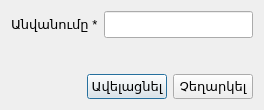
<?xml version="1.0" encoding="UTF-8"?>
<ui version="4.0">
 <class>addProductDlg</class>
 <widget class="QDialog" name="addProductDlg">
  <property name="geometry">
   <rect>
    <x>0</x>
    <y>0</y>
    <width>264</width>
    <height>110</height>
   </rect>
  </property>
  <property name="windowTitle">
   <string>Ավելացնել Ապրանքատեսակ</string>
  </property>
  <layout class="QGridLayout" name="gridLayout">
   <item row="0" column="0">
    <layout class="QHBoxLayout" name="horizontalLayout">
     <item>
      <widget class="QLabel" name="lblName">
       <property name="font">
        <font>
         <pointsize>10</pointsize>
        </font>
       </property>
       <property name="text">
        <string>Անվանումը *</string>
       </property>
       <property name="wordWrap">
        <bool>false</bool>
       </property>
      </widget>
     </item>
     <item>
      <widget class="QLineEdit" name="editName">
       <property name="font">
        <font>
         <family>MS Shell Dlg 2</family>
         <pointsize>12</pointsize>
         <weight>50</weight>
         <bold>false</bold>
        </font>
       </property>
       <property name="maxLength">
        <number>20</number>
       </property>
      </widget>
     </item>
    </layout>
   </item>
   <item row="1" column="0">
    <spacer name="verticalSpacer">
     <property name="orientation">
      <enum>Qt::Vertical</enum>
     </property>
     <property name="sizeHint" stdset="0">
      <size>
       <width>20</width>
       <height>71</height>
      </size>
     </property>
    </spacer>
   </item>
   <item row="2" column="0">
    <layout class="QHBoxLayout" name="horizontalLayout_7">
     <item>
      <spacer name="horizontalSpacer_4">
       <property name="orientation">
        <enum>Qt::Horizontal</enum>
       </property>
       <property name="sizeHint" stdset="0">
        <size>
         <width>40</width>
         <height>20</height>
        </size>
       </property>
      </spacer>
     </item>
     <item>
      <widget class="QPushButton" name="btnAddProduct">
       <property name="sizePolicy">
        <sizepolicy hsizetype="Fixed" vsizetype="Fixed">
         <horstretch>0</horstretch>
         <verstretch>0</verstretch>
        </sizepolicy>
       </property>
       <property name="font">
        <font>
         <pointsize>10</pointsize>
        </font>
       </property>
       <property name="text">
        <string>Ավելացնել</string>
       </property>
       <property name="icon">
        <iconset resource="farmmanager.qrc">
         <normaloff>:/FarmManager/Resources/plus.png</normaloff>:/FarmManager/Resources/plus.png</iconset>
       </property>
       <property name="default">
        <bool>true</bool>
       </property>
      </widget>
     </item>
     <item>
      <widget class="QPushButton" name="btnCancel">
       <property name="font">
        <font>
         <pointsize>10</pointsize>
        </font>
       </property>
       <property name="text">
        <string>Չեղարկել</string>
       </property>
      </widget>
     </item>
    </layout>
   </item>
  </layout>
 </widget>
 <resources>
  <include location="farmmanager.qrc"/>
 </resources>
 <connections>
  <connection>
   <sender>btnCancel</sender>
   <signal>clicked()</signal>
   <receiver>addProductDlg</receiver>
   <slot>reject()</slot>
   <hints>
    <hint type="sourcelabel">
     <x>333</x>
     <y>129</y>
    </hint>
    <hint type="destinationlabel">
     <x>395</x>
     <y>118</y>
    </hint>
   </hints>
  </connection>
 </connections>
</ui>
